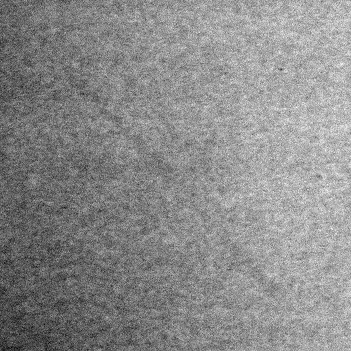
%> input picture LesionInsert/dcmtk-3.6.3-win64-dynamic/bin/ROI_9308314188_1_100.png, 351 x 351 px
$ octave --eval "result = CPBD_compute(imread('../LesionInsert/dcmtk-3.6.3-win64-dynamic/bin/ROI_9308314188_1_100.png'));"   (GNU Octave 9; MATLAB toolbox functions it lacks are replaced by stand-ins)
%> lines starting %> are read from the running program, lines starting %| are printed output that depends on the picture
%=====================================================================
% File: CPBD_compute.m
% Original code written by Niranjan D. Narvekar
% IVU Lab (http://ivulab.asu.edu)
% Last Revised: October 2009 by Niranjan D. Narvekar
%=====================================================================
% Copyright Notice:
% Copyright (c) 2009-2010 Arizona Board of Regents.
% All Rights Reserved.
% Contact: Lina Karam (karam@asu.edu) and Niranjan D. Narvekar (nnarveka@asu.edu)
% Image, Video, and Usabilty (IVU) Lab, ivulab.asu.edu
% Arizona State University
% This copyright statement may not be removed from this file or from
% modifications to this file.
% This copyright notice must also be included in any file or product
% that is derived from this source file.
%
% Redistribution and use of this code in source and binary forms,
% with or without modification, are permitted provided that the
% following conditions are met:
% - Redistribution's of source code must retain the above copyright
% notice, this list of conditions and the following disclaimer.
% - Redistribution's in binary form must reproduce the above copyright
% notice, this list of conditions and the following disclaimer in the
% documentation and/or other materials provided with the distribution.
% - The Image, Video, and Usability Laboratory (IVU Lab,
% http://ivulab.asu.edu) is acknowledged in any publication that
% reports research results using this code, copies of this code, or
% modifications of this code.
% The code and our papers are to be cited in the bibliography as:
%
% The code and our papers are to be cited in the bibliography as:
%
% N.D. Narvekar and L. J. Karam, "CPBD Sharpness Metric Software",
% http://ivulab.asu.edu/Quality/CPBD
%
% N.D. Narvekar and L. J. Karam, "A No-Reference Perceptual Image Sharpness
% Metric Based on a Cumulative Probability of Blur Detection,"
% International Workshop on Quality of Multimedia Experience (QoMEX 2009),
% pp. 87-91, July 2009.
%
% N. D. Narvekar and L. J. Karam, "An Improved No-Reference Sharpness Metric Based on the
% Probability of Blur Detection," International Workshop on Video Processing and Quality Metrics
% for Consumer Electronics (VPQM), http://www.vpqm.org, January 2010.
%
% DISCLAIMER:
% This software is provided by the copyright holders and contributors
% "as is" and any express or implied warranties, including, but not
% limited to, the implied warranties of merchantability and fitness for
% a particular purpose are disclaimed. In no event shall the Arizona
% Board of Regents, Arizona State University, IVU Lab members, or
% contributors be liable for any direct, indirect, incidental, special,
% exemplary, or consequential damages (including, but not limited to,
% procurement of substitute goods or services; loss of use, data, or
% profits; or business interruption) however caused and on any theory
% of liability, whether in contract, strict liability, or tort
% (including negligence or otherwise) arising in any way out of the use
% of this software, even if advised of the possibility of such damage.
%

%%%%%%%%%%%%%%%%%%%%%%%%%%%%%%%%%%%%%%%%%%%%%%%%%%%%%%%%%%%%%%%%%%%%%%%%%%%
% function      : CPBD_compute
% description   : This function computes the CPBD metric which determines
%                 the amount of sharpness of the image. Larger the metric
%                 value, sharper the image.
%%%%%%%%%%%%%%%%%%%%%%%%%%%%%%%%%%%%%%%%%%%%%%%%%%%%%%%%%%%%%%%%%%%%%%%%%%%

function [sharpness_metric] = CPBD_compute(input_image)

%%%%%%%%%%%% pre-processing %%%%%%%%%%%%
% convert to gray scale if color image
[x y z] = size(input_image);
%> x = 351; y = 351; z = 1
if z > 1
    input_image = rgb2gray(input_image);
end
% convert the image to double for further processing
input_image = double(input_image);
% get the size of image
[m,n] = size(input_image);
%> m = 351; n = 351

%%%%%%%%%%%% parameters %%%%%%%%%%%%
% threshold to characterize blocks as edge/non-edge blocks
threshold = 0.002;
% fitting parameter
beta = 3.6;
% block size
rb = 64;
rc = 64;
% maximum block indices
max_blk_row_idx = floor(m/rb);
%> max_blk_row_idx = 5
max_blk_col_idx = floor(n/rc);
%> max_blk_col_idx = 5
% just noticeable widths based on the perceptual experiments
%widthjnb = [5*ones(1,57) 3*ones(1,200)];
widthjnb = [5*ones(1,51) 3*ones(1,205)];

%%%%%%%%%%%% initialization %%%%%%%%%%%%
% arrays and variables used during the calculations
total_num_edges = 0;
hist_pblur = zeros(1,101);
cum_hist = zeros(1,101);

%%%%%%%%%%%% edge detection %%%%%%%%%%%%
% edge detection using canny and sobel canny edge detection is done to
% classify the blocks as edge or non-edge blocks and sobel edge
% detection is done for the purpose of edge width measurement.

input_image_canny_edge = edge(input_image,'canny');
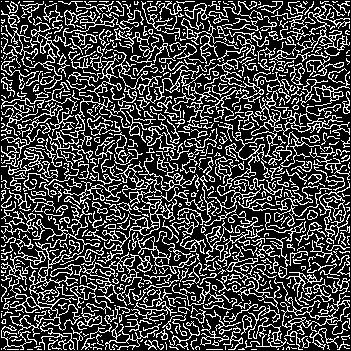
%> input_image_canny_edge: size 351x351 logical; 26.7% white in thin lines or dots
input_image_sobel_edge = edge(input_image,'Sobel',[2],'vertical');
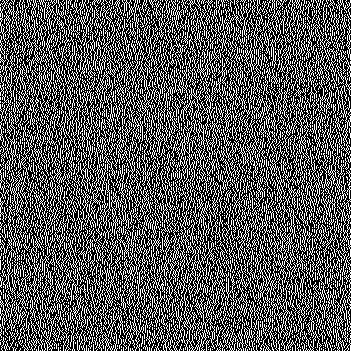
%> input_image_sobel_edge: size 351x351 logical; 34.4% white in thin lines or dots

%%%%%%%%%%%% edge width calculation %%%%%%%%%%%%
[width] = marziliano_method(input_image_sobel_edge, input_image);

%%%%%%%%%%%% sharpness metric calculation %%%%%%%%%%%%
% loop over the blocks
for i=1:max_blk_row_idx
    for j=1:max_blk_col_idx

        % get the row and col indices for the block pixel positions
        rows = (rb*(i-1)+1):(rb*i);
        cols = (rc*(j-1)+1):(rc*j);
        % decide whether the block is an edge block or not
        decision = get_edge_blk_decision(input_image_canny_edge(rows,cols), threshold);

        % process the edge blocks
        if (decision==1)

            % get the edge widths of the detected edges for the block
            local_width = width(rows,cols);
            local_width = local_width(local_width ~= 0);

            % find the contrast for the block
            blk_contrast = blkproc(double(input_image(rows,cols)),[rb rc],@get_contrast_block)+1;
            % get the block Wjnb based on block contrast
            blk_jnb = widthjnb(blk_contrast);
            % calculate the probability of blur detection at the edges
            % detected in the block
            prob_blur_detection = 1 - exp(-abs(local_width./blk_jnb).^beta);

            % update the statistics using the block information
            for k = 1:numel(local_width)
                % update the histogram
                temp_index = round(prob_blur_detection(k)* 100) + 1;
                hist_pblur(temp_index) = hist_pblur(temp_index) + 1;
                % update the total number of edges detected
                total_num_edges = total_num_edges + 1;
            end
        end
    end
end

% normalize the pdf
if(total_num_edges ~=0)
    hist_pblur = hist_pblur / total_num_edges;
else
    hist_pblur = zeros(size(hist_pblur));
end

% calculate the sharpness metric
sharpness_metric = sum(hist_pblur(1:64));


%%%%%%%%%%%%%%%%%%%%%%%%%%%%%%%%%%%%%%%%%%%%%%%%%%%%%%%%%%%%%%%%%%%%%%%%%%%
% function      : marziliano_method
% description   : This function calculates the edge-widths of the detected
%                 edges and returns an matrix as big as the image with 0's
%                 at non-edge locations and edge-widths at the edge
%                 locations.
%%%%%%%%%%%%%%%%%%%%%%%%%%%%%%%%%%%%%%%%%%%%%%%%%%%%%%%%%%%%%%%%%%%%%%%%%%%

function [edge_width_map] = marziliano_method(E, A)

% edge_width_map consists of zero and non-zero values. A zero value
% indicates that there is no edge at that position and a non-zero value
% indicates that there is an edge at that position and the value itself
% gives the edge width
edge_width_map = zeros(size(A));

% converting the image to type double
A = double(A);

% find the gradient for the image
[Gx Gy] = gradient(A);
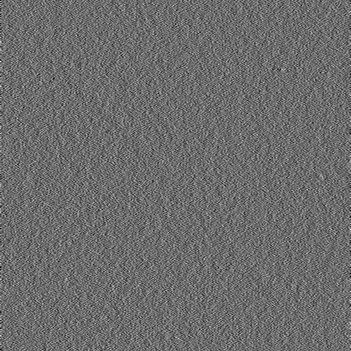
%> Gx: size 351x351 double; min -62, max 84, mean 0.3; drawn with min black and max white
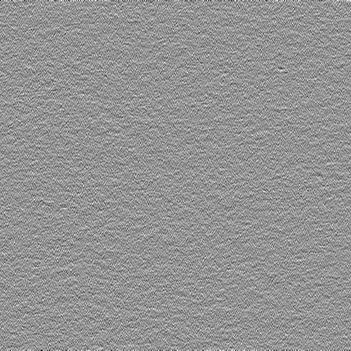
%> Gy: size 351x351 double; min -90, max 65, mean -0.1; drawn with min black and max white

% dimensions of the image
[M N] = size(A);
%> M = 351; N = 351

% initializing the matrix to empty which holds the angle information of the
% edges
angle_A = [];

% calculate the angle of the edges
 for m=1:M
     for n=1:N
            if (Gx(m,n)~=0)
                angle_A(m,n) = atan2(Gy(m,n),Gx(m,n))*(180/pi); % in degrees
            end
            if (Gx(m,n)==0 && Gy(m,n)==0)
                angle_A(m,n) = 0;
            end
            if (Gx(m,n)==0 && Gy(m,n)==pi/2)
              angle_A(m,n) = 90;
            end
     end
 end
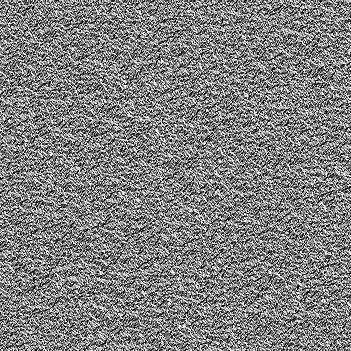
%> angle_A: size 351x351 double; min -178, max 180, mean 3.4; drawn with min black and max white


if(numel(angle_A) ~= 0)

    % quantize the angle
    angle_Arnd = 45*round(angle_A./45);

    count = 0;
    for m=2:M-1
        for n=2:N-1
            if (E(m,n)==1)

                %%%%%%%%%%%%%%%%%%%% If gradient angle = 180 or -180 %%%%%%%%%%%%%%%%%%%%%%
                if (angle_Arnd(m,n) ==180 || angle_Arnd(m,n) ==-180)
                    count = count + 1;
                    for k=0:100
                        posy1 = n-1 -k;
                        posy2 = n-2 -k;
                        if ( posy2<=0)
                            break;
                        end

                        if ((A(m,posy2) - A(m,posy1))<=0)
                            break;
                        end
                    end
                    width_count_side1 = k + 1 ;
                    for k=0:100
                        negy1 = n+1 + k;
                        negy2 = n+2 + k;

                        if (negy2>N)
                            break;
                        end

                        if ((A(m,negy2) - A(m,negy1))>=0)
                            break;
                        end

                    end
                    width_count_side2 = k + 1 ;

                    edge_width_map(m,n) = width_count_side1+width_count_side2;

                end


                %%%%%%%%%%%%%%%%%%%% If gradient angle = 0 %%%%%%%%%%%%%%%%%%%%%%
                if (angle_Arnd(m,n) ==0)
                    count = count + 1;
                    for k=0:100
                        posy1 = n+1 +k;
                        posy2 = n+2 +k;
                        if ( posy2>N)
                            break;
                        end

                        if ((A(m,posy2) - A(m,posy1))<=0)
                            break;
                        end
                    end
                    width_count_side1 = k + 1 ;
                    for k=0:100
                        negy1 = n-1 - k;
                        negy2 = n-2 - k;

                        if (negy2<=0)
                            break;
                        end

                        if ((A(m,negy2) - A(m,negy1))>=0)
                            break;
                        end

                    end
                    width_count_side2 = k + 1 ;
                    edge_width_map(m,n) = width_count_side1+width_count_side2;
                end

            end
        end
    end
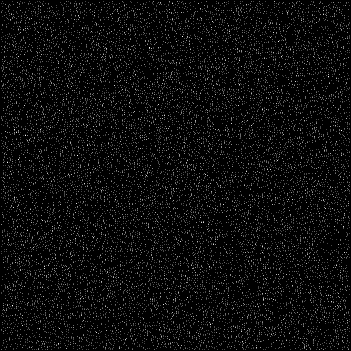
%> edge_width_map: size 351x351 double; min 0, max 7, mean 0.311; drawn with min black and max white
%> after the loop, count = 14998; negy1 = 346; negy2 = 345; posy1 = 350; posy2 = 351; width_count_side1 = 1; width_count_side2 = 3
end


%%%%%%%%%%%%%%%%%%%%%%%%%%%%%%%%%%%%%%%%%%%%%%%%%%%%%%%%%%%%%%%%%%%%%%%%%%%
% function      : get_edge_blk_decision
% description   : Gives a decision whether the block is edge block or not.
%%%%%%%%%%%%%%%%%%%%%%%%%%%%%%%%%%%%%%%%%%%%%%%%%%%%%%%%%%%%%%%%%%%%%%%%%%%

function [im_out] = get_edge_blk_decision(im_in,T)

[m,n] = size(im_in);
L = m*n;
im_edge_pixels = sum(sum(im_in));
im_out = im_edge_pixels > (L*T) ;


%%%%%%%%%%%%%%%%%%%%%%%%%%%%%%%%%%%%%%%%%%%%%%%%%%%%%%%%%%%%%%%%%%%%%%%%%%%
% function      : get_contrast_block
% description   : Returns the contrast of the block.
%%%%%%%%%%%%%%%%%%%%%%%%%%%%%%%%%%%%%%%%%%%%%%%%%%%%%%%%%%%%%%%%%%%%%%%%%%%

function contrast = get_contrast_block(A)

A = double(A);
[m,n] =size(A);
% get constrast locally
contrast = max(max(A)) - min(min(A));
%> after the loop in CPBD_compute, `for i=1:max_blk_row_idx`: blk_contrast = 153; blk_jnb = 3; hist_pblur = 101 values, max 7558 at index 22, min 0 at index 1, mean 124.5; local_width = 482 values, max 6 at index 64, min 2 at index 1, mean 2.62; prob_blur_detection = 482 values, max 1 at index 64, min 0.207 at index 1, mean 0.44; temp_index = 64; total_num_edges = 12571
%> in CPBD_compute, `hist_pblur = hist_pblur / total_num_edges;`: hist_pblur = 101 values, max 0.601 at index 22, min 0 at index 1, mean 0.0099
%> in CPBD_compute, `sharpness_metric = sum(hist_pblur(1:64));`: sharpness_metric = 0.876
